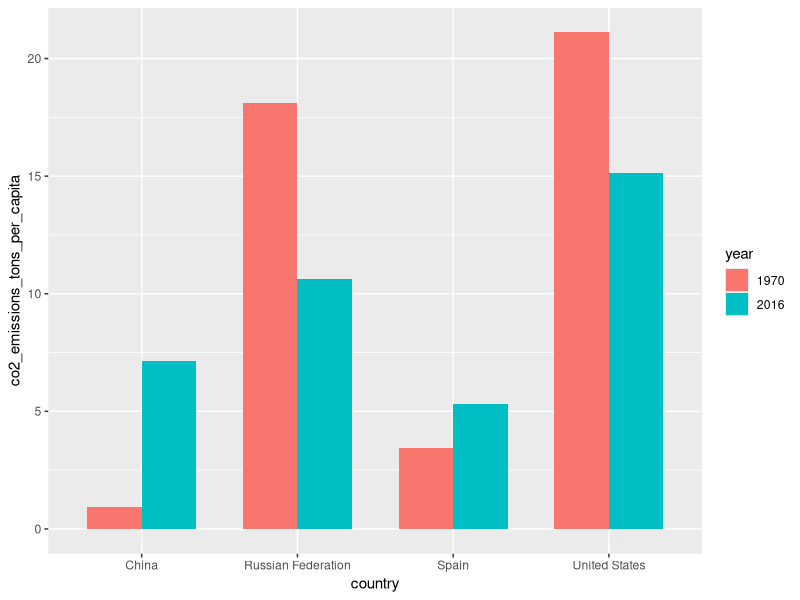

Recreate this plot in R.
library(tidyverse)

world_bank_countries <- read_csv("data/world_bank_countries.csv")

world_bank_countries %>% #
  filter(country %in% c("Spain", 
                        "China",
                        "Russian Federation",
                        "United States"),
         year %in% c(1970, 2016)) %>% 
  mutate(year = as.factor(year)) %>% 
  ggplot(aes(x = country,
             y = co2_emissions_tons_per_capita,
             fill = year)) +
  geom_col(width = .7, position = position_dodge(width = .7))
